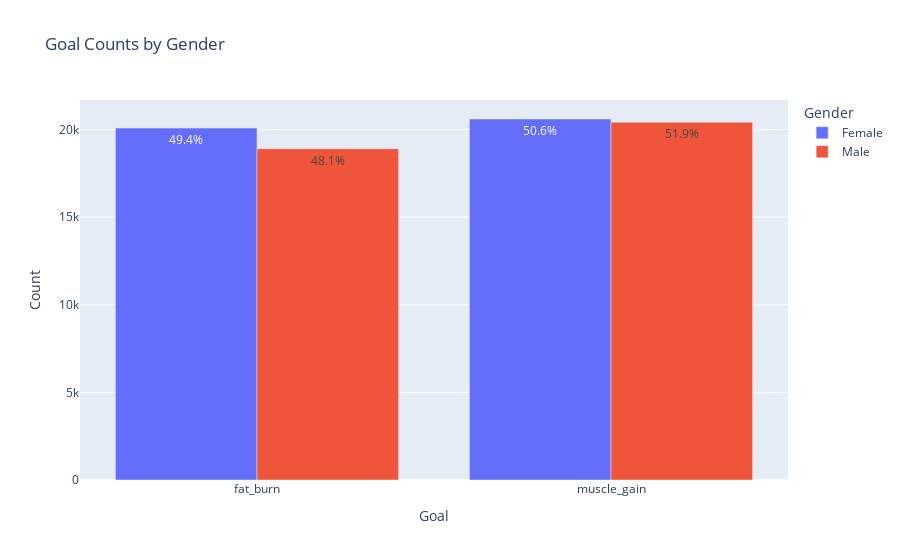

Notebook code cell kept with this figure:
### Code cell
df_counts = df.groupby(["Goal", "Gender"]).size().reset_index(name="Count")
df_counts = df_counts.merge(total_by_gender, on="Gender")
df_counts["Percent"] = df_counts["Count"] / df_counts["Total"] * 100

fig = px.bar(
    df_counts,
    x="Goal",        # x-axis categories
    y="Count",       # height of bars
    color="Gender",  # color bars by Gender
    barmode="group", # side-by-side bars for each Gender
    title="Goal Counts by Gender",
    text=df_counts["Percent"].apply(lambda x: f"{x:.1f}%")  # show % on bar
)

fig.show()

### Figure 1 — Plotly figure (JSON) as saved in the notebook; plotly's stock layout.template omitted (floating-point values rounded to 4 significant figures)
{"data": [{"alignmentgroup": "True", "hovertemplate": "Gender=Female<br>Goal=%{x}<br>Count=%{y}<br>text=%{text}<extra></extra>", "legendgroup": "Female", "marker": {"color": "#636efa", "pattern": {"shape": ""}}, "name": "Female", "offsetgroup": "Female", "orientation": "v", "showlegend": true, "text": ["49.4%", "50.6%"], "textposition": "auto", "type": "bar", "x": ["fat_burn", "muscle_gain"], "xaxis": "x", "y": [20080, 20600], "yaxis": "y"}, {"alignmentgroup": "True", "hovertemplate": "Gender=Male<br>Goal=%{x}<br>Count=%{y}<br>text=%{text}<extra></extra>", "legendgroup": "Male", "marker": {"color": "#EF553B", "pattern": {"shape": ""}}, "name": "Male", "offsetgroup": "Male", "orientation": "v", "showlegend": true, "text": ["48.1%", "51.9%"], "textposition": "auto", "type": "bar", "x": ["fat_burn", "muscle_gain"], "xaxis": "x", "y": [18900, 20420], "yaxis": "y"}], "layout": {"barmode": "group", "legend": {"title": {"text": "Gender"}, "tracegroupgap": 0}, "title": {"text": "Goal Counts by Gender"}, "xaxis": {"anchor": "y", "domain": [0, 1], "title": {"text": "Goal"}}, "yaxis": {"anchor": "x", "domain": [0, 1], "title": {"text": "Count"}}}}
